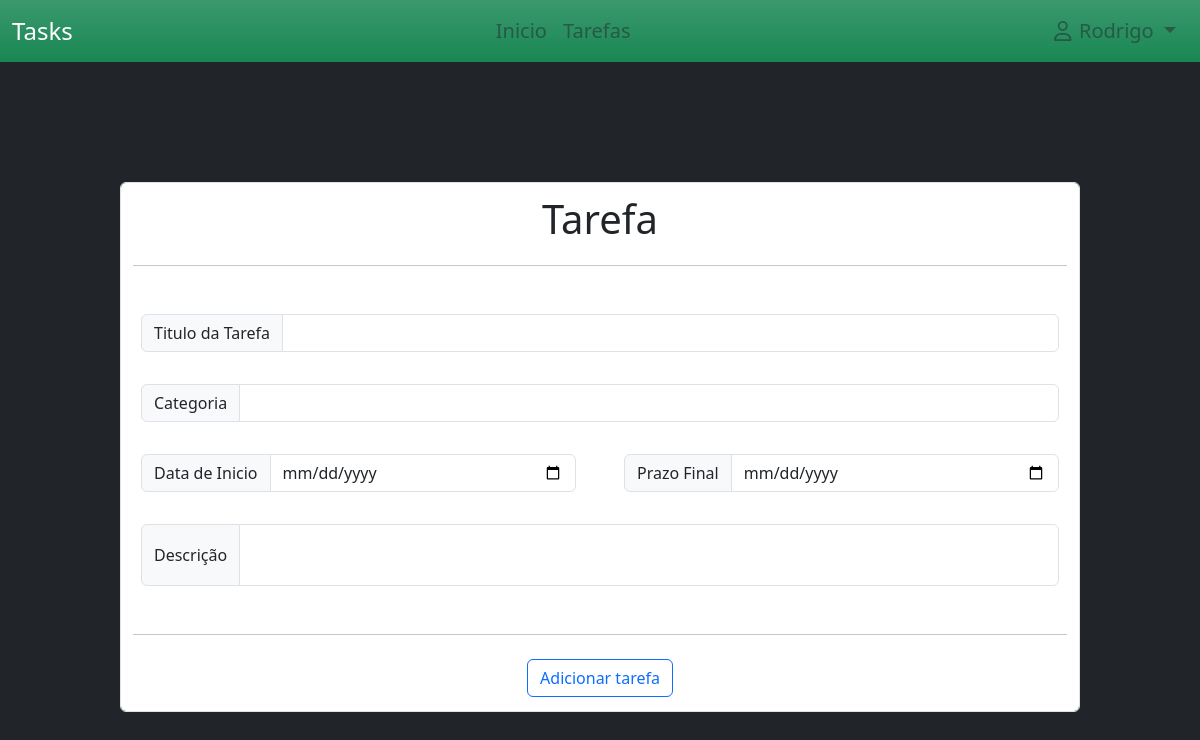
Page /update_task/11 (signed in) on the earlier database version.
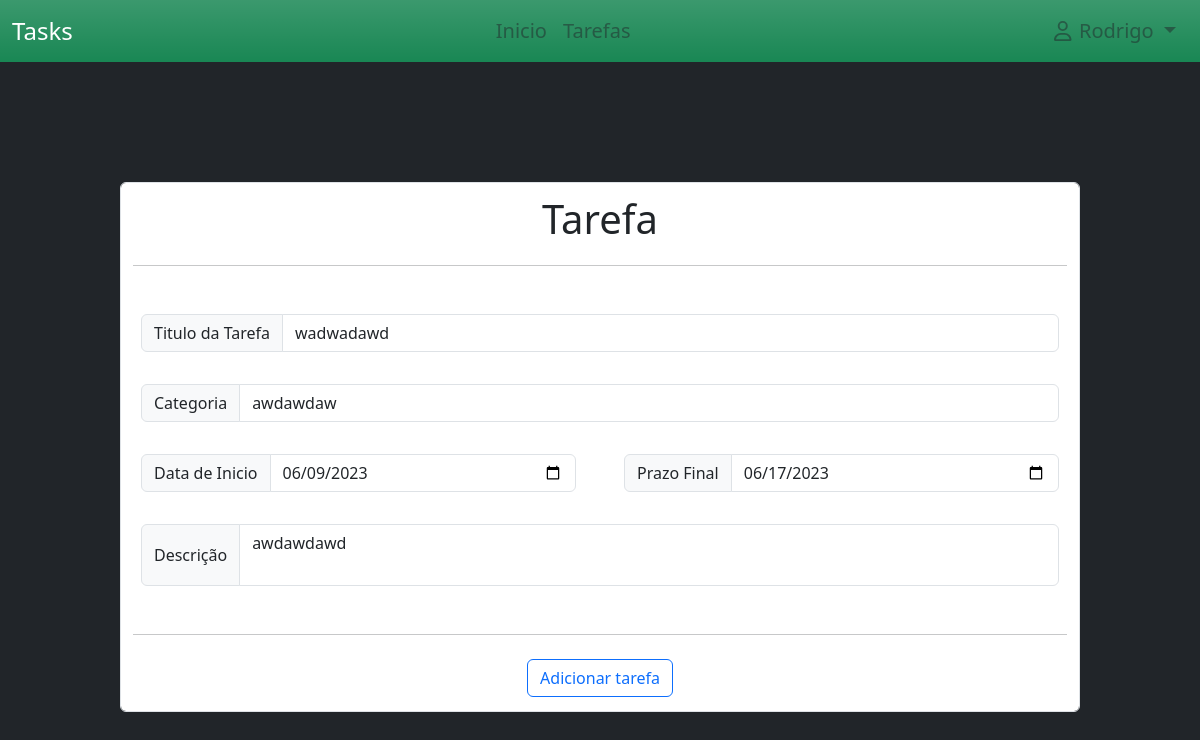
Same page on the later database version.
### project/models.py (models this page shows)
class Task(db.Model):
    date_time = datetime.now()
    id = db.Column(db.Integer(), primary_key=True)
    title=db.Column(db.String(200),nullable=False)
    desc = db.Column(db.String(100), nullable=False)
    category = db.Column(db.String(100), nullable = False)
    state = db.Column(db.Boolean(), default=False)
    date_start = db.Column(db.String(), default=date_time.strftime("%Y-%m-%d"))
    date_end = db.Column(db.String())
    id_user = db.Column(db.Integer(), db.ForeignKey('user.id'), nullable=True)

### project/routes.py (the view)
@app.route("/update_task/<task_id>")
def update_task(task_id):
    dia = datetime.now()
    tasks = Task.query.filter_by(id = task_id).first()
    return render_template('update_tarefas.html', tasks = tasks, dia=dia)

### project/models.py (called while the page is built)
@login_manager.user_loader
def load_user(user_id):
    return User.query.get(int(user_id))

### project/templates/update_tarefas.html (shortened to what this page needs)
{% extends './layout/base.html' %}
{% block content %}
    <div style="margin-left: 10%; margin-right: 10%; margin-top: 10%;">
        <form action="{{ url_for('update_task', task_id=tasks.id) }}" class="form-control" method="post">
            <fieldset>
                <legend class="text-center pb-2 fs-1">Tarefa</legend>
                <hr>
                <div class="py-4">
                    <div class="input-group mb-3 p-2">
                        <span class="input-group-text">Titulo da Tarefa</span>
                        <input type="text" class="form-control" id="idEditTaskTitle" name="idEditTaskTitle" value="{{ tasks.title }}">
                    </div>
                    <div class="input-group mb-3 p-2">
                        <span class="input-group-text">Categoria</span>
                        <input type="text" class="form-control" id="idEditCategoria" name="idEditCategoria" value="{{ tasks.category }}">
                    </div>
                    <div class="row gx-5 p-2">
                        <div class="input-group mb-3 col">
                            <span class="input-group-text">Data de Inicio</span>
                            <input type="date" id="idEditTaskDateStart" class="form-control" value="{{ tasks.date_start }}" name="idEditTaskDateStart">
                        </div>
                        <div class="input-group mb-3 col">
                            <span class="input-group-text">Prazo Final</span>
                            <input type="date" id="idEditTaskDateEnd" class="form-control" min="{{ dia.strftime('%Y-%m-%d') }}" value="{{ tasks.date_end }}" name="idEditTaskDateEnd">
                        </div>
                    </div>
                    <div class="input-group p-2">
                        <span class="input-group-text">Descrição</span>
                        <textarea id="idEditTaskDescription" class="form-control" style="resize: none;" name="idEditTaskDescription">{{ tasks.desc }}</textarea>
                    </div>
                </div>
                <hr>
                <div class="text-center">
                    <input type="submit" value="Adicionar tarefa" class="btn btn-outline-primary m-2">
                </div>
            </fieldset>
        </form>
    </div>
{% endblock %}

Differences in the rows shown:
added Task: idEditTaskTitle "wadwadawd", idEditCategoria "awdawdaw", idEditTaskDateStart "06/09/2023", idEditTaskDateEnd "06/17/2023", idEditTaskDescription "awdawdawd"
